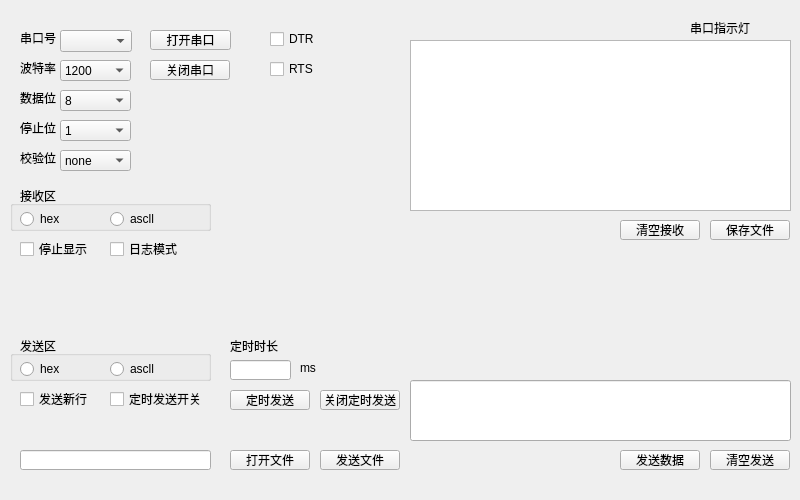
<?xml version="1.0" encoding="UTF-8"?>
<ui version="4.0">
 <class>Widget</class>
 <widget class="QWidget" name="Widget">
  <property name="geometry">
   <rect>
    <x>0</x>
    <y>0</y>
    <width>800</width>
    <height>500</height>
   </rect>
  </property>
  <property name="windowTitle">
   <string>Widget</string>
  </property>
  <widget class="QPlainTextEdit" name="receivecb">
   <property name="geometry">
    <rect>
     <x>410</x>
     <y>40</y>
     <width>381</width>
     <height>171</height>
    </rect>
   </property>
   <property name="readOnly">
    <bool>false</bool>
   </property>
  </widget>
  <widget class="QLineEdit" name="sendEdit">
   <property name="geometry">
    <rect>
     <x>410</x>
     <y>380</y>
     <width>381</width>
     <height>61</height>
    </rect>
   </property>
   <property name="alignment">
    <set>Qt::AlignLeading|Qt::AlignLeft|Qt::AlignTop</set>
   </property>
  </widget>
  <widget class="QPushButton" name="clear_receivecb">
   <property name="geometry">
    <rect>
     <x>620</x>
     <y>220</y>
     <width>80</width>
     <height>20</height>
    </rect>
   </property>
   <property name="text">
    <string>清空接收</string>
   </property>
  </widget>
  <widget class="QCheckBox" name="DTR">
   <property name="geometry">
    <rect>
     <x>270</x>
     <y>30</y>
     <width>73</width>
     <height>18</height>
    </rect>
   </property>
   <property name="text">
    <string>DTR</string>
   </property>
  </widget>
  <widget class="QCheckBox" name="RTS">
   <property name="geometry">
    <rect>
     <x>270</x>
     <y>60</y>
     <width>73</width>
     <height>18</height>
    </rect>
   </property>
   <property name="text">
    <string>RTS</string>
   </property>
  </widget>
  <widget class="QLabel" name="label">
   <property name="geometry">
    <rect>
     <x>20</x>
     <y>30</y>
     <width>36</width>
     <height>16</height>
    </rect>
   </property>
   <property name="text">
    <string>串口号</string>
   </property>
   <property name="alignment">
    <set>Qt::AlignCenter</set>
   </property>
  </widget>
  <widget class="QLabel" name="label_2">
   <property name="geometry">
    <rect>
     <x>20</x>
     <y>60</y>
     <width>36</width>
     <height>16</height>
    </rect>
   </property>
   <property name="text">
    <string>波特率</string>
   </property>
   <property name="alignment">
    <set>Qt::AlignCenter</set>
   </property>
  </widget>
  <widget class="QComboBox" name="serialcb">
   <property name="geometry">
    <rect>
     <x>60</x>
     <y>30</y>
     <width>72</width>
     <height>22</height>
    </rect>
   </property>
  </widget>
  <widget class="QComboBox" name="baudratecb">
   <property name="geometry">
    <rect>
     <x>60</x>
     <y>60</y>
     <width>71</width>
     <height>21</height>
    </rect>
   </property>
   <item>
    <property name="text">
     <string>1200</string>
    </property>
   </item>
   <item>
    <property name="text">
     <string>2400</string>
    </property>
   </item>
   <item>
    <property name="text">
     <string>4800</string>
    </property>
   </item>
   <item>
    <property name="text">
     <string>9600</string>
    </property>
   </item>
   <item>
    <property name="text">
     <string>19200</string>
    </property>
   </item>
   <item>
    <property name="text">
     <string>38400</string>
    </property>
   </item>
   <item>
    <property name="text">
     <string>57600</string>
    </property>
   </item>
   <item>
    <property name="text">
     <string>115200</string>
    </property>
   </item>
   <item>
    <property name="text">
     <string>230400</string>
    </property>
   </item>
   <item>
    <property name="text">
     <string>256000</string>
    </property>
   </item>
   <item>
    <property name="text">
     <string>460800</string>
    </property>
   </item>
  </widget>
  <widget class="QLabel" name="label_3">
   <property name="geometry">
    <rect>
     <x>20</x>
     <y>90</y>
     <width>36</width>
     <height>16</height>
    </rect>
   </property>
   <property name="text">
    <string>数据位</string>
   </property>
   <property name="alignment">
    <set>Qt::AlignCenter</set>
   </property>
  </widget>
  <widget class="QComboBox" name="stopcb">
   <property name="geometry">
    <rect>
     <x>60</x>
     <y>120</y>
     <width>71</width>
     <height>21</height>
    </rect>
   </property>
   <item>
    <property name="text">
     <string>1</string>
    </property>
   </item>
   <item>
    <property name="text">
     <string>1.5</string>
    </property>
   </item>
   <item>
    <property name="text">
     <string>2</string>
    </property>
   </item>
  </widget>
  <widget class="QLabel" name="label_4">
   <property name="geometry">
    <rect>
     <x>20</x>
     <y>120</y>
     <width>36</width>
     <height>16</height>
    </rect>
   </property>
   <property name="text">
    <string>停止位</string>
   </property>
   <property name="alignment">
    <set>Qt::AlignCenter</set>
   </property>
  </widget>
  <widget class="QComboBox" name="datacb">
   <property name="geometry">
    <rect>
     <x>60</x>
     <y>90</y>
     <width>71</width>
     <height>21</height>
    </rect>
   </property>
   <item>
    <property name="text">
     <string>8</string>
    </property>
   </item>
   <item>
    <property name="text">
     <string>7</string>
    </property>
   </item>
   <item>
    <property name="text">
     <string>6</string>
    </property>
   </item>
   <item>
    <property name="text">
     <string>5</string>
    </property>
   </item>
  </widget>
  <widget class="QComboBox" name="checkcb">
   <property name="geometry">
    <rect>
     <x>60</x>
     <y>150</y>
     <width>71</width>
     <height>21</height>
    </rect>
   </property>
   <item>
    <property name="text">
     <string>none</string>
    </property>
   </item>
   <item>
    <property name="text">
     <string>odd</string>
    </property>
   </item>
   <item>
    <property name="text">
     <string>even</string>
    </property>
   </item>
  </widget>
  <widget class="QLabel" name="label_5">
   <property name="geometry">
    <rect>
     <x>20</x>
     <y>150</y>
     <width>36</width>
     <height>16</height>
    </rect>
   </property>
   <property name="text">
    <string>校验位</string>
   </property>
   <property name="alignment">
    <set>Qt::AlignCenter</set>
   </property>
  </widget>
  <widget class="QPushButton" name="opencb">
   <property name="geometry">
    <rect>
     <x>150</x>
     <y>30</y>
     <width>81</width>
     <height>20</height>
    </rect>
   </property>
   <property name="text">
    <string>打开串口</string>
   </property>
  </widget>
  <widget class="QPushButton" name="closecb">
   <property name="geometry">
    <rect>
     <x>150</x>
     <y>60</y>
     <width>80</width>
     <height>20</height>
    </rect>
   </property>
   <property name="text">
    <string>关闭串口</string>
   </property>
  </widget>
  <widget class="QPushButton" name="sendcb">
   <property name="geometry">
    <rect>
     <x>620</x>
     <y>450</y>
     <width>80</width>
     <height>20</height>
    </rect>
   </property>
   <property name="text">
    <string>发送数据</string>
   </property>
  </widget>
  <widget class="QPushButton" name="clear_sendcb">
   <property name="geometry">
    <rect>
     <x>710</x>
     <y>450</y>
     <width>80</width>
     <height>20</height>
    </rect>
   </property>
   <property name="text">
    <string>清空发送</string>
   </property>
  </widget>
  <widget class="QLabel" name="lbl_status_led">
   <property name="geometry">
    <rect>
     <x>750</x>
     <y>10</y>
     <width>31</width>
     <height>31</height>
    </rect>
   </property>
   <property name="minimumSize">
    <size>
     <width>16</width>
     <height>16</height>
    </size>
   </property>
   <property name="text">
    <string/>
   </property>
  </widget>
  <widget class="QLabel" name="label_6">
   <property name="geometry">
    <rect>
     <x>690</x>
     <y>20</y>
     <width>61</width>
     <height>16</height>
    </rect>
   </property>
   <property name="text">
    <string>串口指示灯</string>
   </property>
  </widget>
  <widget class="QGroupBox" name="receive_area">
   <property name="geometry">
    <rect>
     <x>10</x>
     <y>200</y>
     <width>201</width>
     <height>31</height>
    </rect>
   </property>
   <property name="title">
    <string/>
   </property>
   <widget class="QRadioButton" name="ascll_receive">
    <property name="geometry">
     <rect>
      <x>100</x>
      <y>10</y>
      <width>91</width>
      <height>18</height>
     </rect>
    </property>
    <property name="text">
     <string>ascll</string>
    </property>
   </widget>
   <widget class="QRadioButton" name="hex_receive">
    <property name="geometry">
     <rect>
      <x>10</x>
      <y>10</y>
      <width>91</width>
      <height>18</height>
     </rect>
    </property>
    <property name="text">
     <string>hex</string>
    </property>
   </widget>
  </widget>
  <widget class="QGroupBox" name="send_area">
   <property name="geometry">
    <rect>
     <x>10</x>
     <y>350</y>
     <width>201</width>
     <height>31</height>
    </rect>
   </property>
   <property name="title">
    <string/>
   </property>
   <widget class="QRadioButton" name="ascll_send">
    <property name="geometry">
     <rect>
      <x>100</x>
      <y>10</y>
      <width>91</width>
      <height>18</height>
     </rect>
    </property>
    <property name="text">
     <string>ascll</string>
    </property>
   </widget>
   <widget class="QRadioButton" name="hex_send">
    <property name="geometry">
     <rect>
      <x>10</x>
      <y>10</y>
      <width>91</width>
      <height>18</height>
     </rect>
    </property>
    <property name="text">
     <string>hex</string>
    </property>
   </widget>
  </widget>
  <widget class="QPushButton" name="savefile">
   <property name="geometry">
    <rect>
     <x>710</x>
     <y>220</y>
     <width>80</width>
     <height>20</height>
    </rect>
   </property>
   <property name="text">
    <string>保存文件</string>
   </property>
  </widget>
  <widget class="QCheckBox" name="stopShow_cb">
   <property name="geometry">
    <rect>
     <x>20</x>
     <y>240</y>
     <width>73</width>
     <height>18</height>
    </rect>
   </property>
   <property name="text">
    <string>停止显示</string>
   </property>
  </widget>
  <widget class="QCheckBox" name="log_mode_cb">
   <property name="geometry">
    <rect>
     <x>110</x>
     <y>240</y>
     <width>73</width>
     <height>18</height>
    </rect>
   </property>
   <property name="text">
    <string>日志模式</string>
   </property>
  </widget>
  <widget class="QCheckBox" name="Scheduled_Sendmode">
   <property name="geometry">
    <rect>
     <x>110</x>
     <y>390</y>
     <width>91</width>
     <height>18</height>
    </rect>
   </property>
   <property name="text">
    <string>定时发送开关</string>
   </property>
  </widget>
  <widget class="QCheckBox" name="checkBox_4">
   <property name="geometry">
    <rect>
     <x>20</x>
     <y>390</y>
     <width>73</width>
     <height>18</height>
    </rect>
   </property>
   <property name="text">
    <string>发送新行</string>
   </property>
  </widget>
  <widget class="QLabel" name="label_7">
   <property name="geometry">
    <rect>
     <x>20</x>
     <y>190</y>
     <width>54</width>
     <height>12</height>
    </rect>
   </property>
   <property name="text">
    <string>接收区</string>
   </property>
  </widget>
  <widget class="QLabel" name="label_8">
   <property name="geometry">
    <rect>
     <x>20</x>
     <y>340</y>
     <width>54</width>
     <height>12</height>
    </rect>
   </property>
   <property name="text">
    <string>发送区</string>
   </property>
  </widget>
  <widget class="QPushButton" name="sendfile">
   <property name="geometry">
    <rect>
     <x>320</x>
     <y>450</y>
     <width>80</width>
     <height>20</height>
    </rect>
   </property>
   <property name="text">
    <string>发送文件</string>
   </property>
  </widget>
  <widget class="QLineEdit" name="file_address">
   <property name="geometry">
    <rect>
     <x>20</x>
     <y>450</y>
     <width>191</width>
     <height>20</height>
    </rect>
   </property>
   <property name="readOnly">
    <bool>true</bool>
   </property>
  </widget>
  <widget class="QPushButton" name="openfile">
   <property name="geometry">
    <rect>
     <x>230</x>
     <y>450</y>
     <width>80</width>
     <height>20</height>
    </rect>
   </property>
   <property name="text">
    <string>打开文件</string>
   </property>
  </widget>
  <widget class="QPushButton" name="Scheduled_Send">
   <property name="geometry">
    <rect>
     <x>230</x>
     <y>390</y>
     <width>80</width>
     <height>20</height>
    </rect>
   </property>
   <property name="text">
    <string>定时发送</string>
   </property>
  </widget>
  <widget class="QLineEdit" name="Scheduled_time">
   <property name="geometry">
    <rect>
     <x>230</x>
     <y>360</y>
     <width>61</width>
     <height>20</height>
    </rect>
   </property>
   <property name="readOnly">
    <bool>false</bool>
   </property>
  </widget>
  <widget class="QLabel" name="label_9">
   <property name="geometry">
    <rect>
     <x>300</x>
     <y>360</y>
     <width>16</width>
     <height>16</height>
    </rect>
   </property>
   <property name="text">
    <string>ms</string>
   </property>
  </widget>
  <widget class="QPushButton" name="close_Scheduled_Send">
   <property name="geometry">
    <rect>
     <x>320</x>
     <y>390</y>
     <width>80</width>
     <height>20</height>
    </rect>
   </property>
   <property name="text">
    <string>关闭定时发送</string>
   </property>
  </widget>
  <widget class="QLabel" name="label_10">
   <property name="geometry">
    <rect>
     <x>230</x>
     <y>340</y>
     <width>54</width>
     <height>12</height>
    </rect>
   </property>
   <property name="text">
    <string>定时时长</string>
   </property>
  </widget>
 </widget>
 <resources/>
 <connections/>
</ui>
